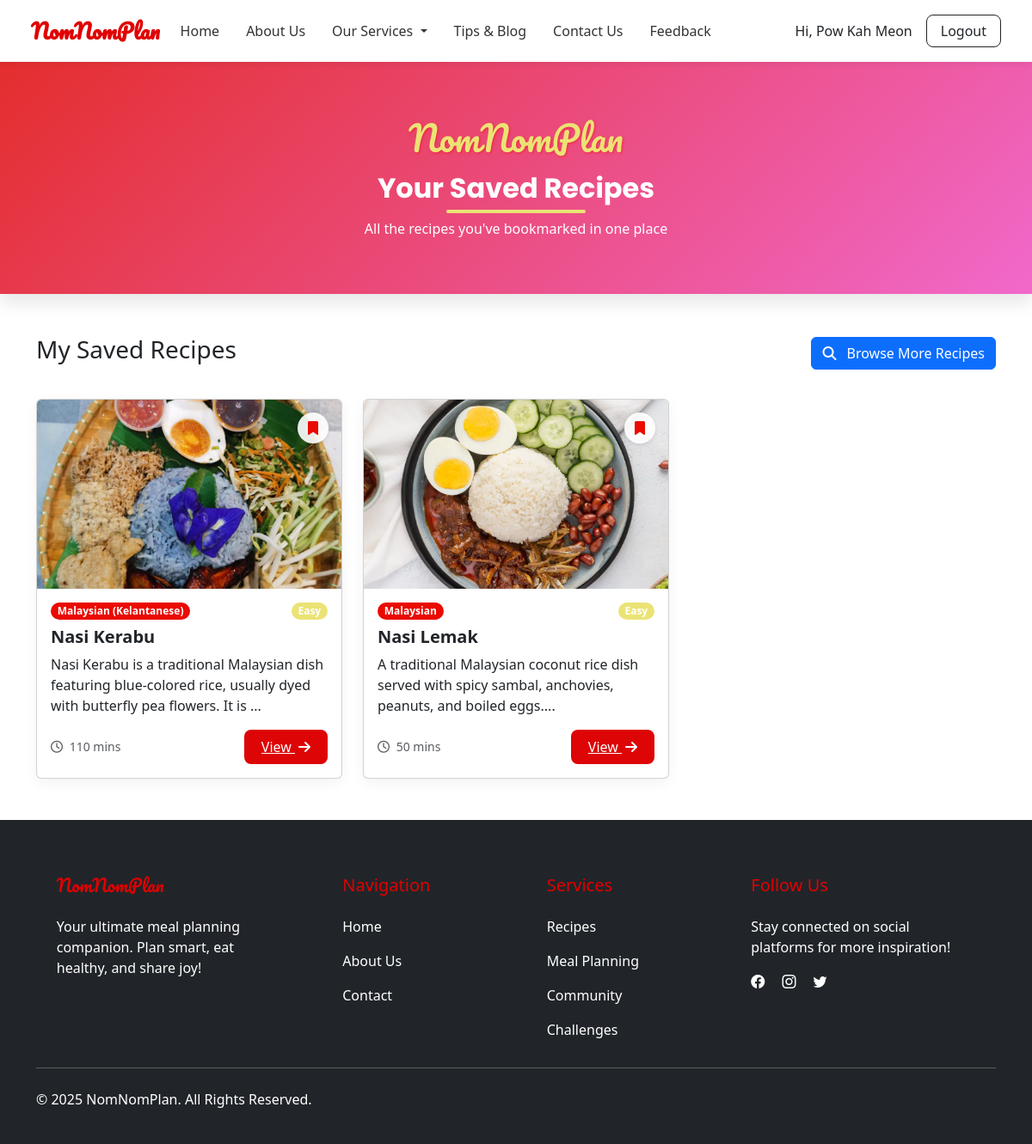
Screenshot of /recipe-modules/saved-recipes.php (signed in) with the database file from the repository.
### tables this page shows
CREATE TABLE `recipes` (
  `id` int(11) NOT NULL,
  `title` varchar(255) NOT NULL,
  `description` text DEFAULT NULL,
  `ingredients` longtext DEFAULT NULL,
  `steps` longtext DEFAULT NULL,
  `cuisine` varchar(100) DEFAULT NULL,
  `prep_time` int(11) DEFAULT NULL,
  `cook_time` int(11) DEFAULT NULL,
  `total_time` int(11) DEFAULT NULL,
  `difficulty` enum('easy','medium','hard') DEFAULT NULL,
  `nutrition` longtext DEFAULT NULL,
  `status` enum('draft','pending','approved','rejected') DEFAULT 'pending',
  `is_public` tinyint(1) DEFAULT 1,
  `view_count` int(11) DEFAULT 0,
  `created_by` int(11) DEFAULT NULL,
  `created_at` timestamp NOT NULL DEFAULT current_timestamp(),
  `updated_at` timestamp NOT NULL DEFAULT current_timestamp() ON UPDATE current_timestamp(),
  `admin_note` text DEFAULT NULL
);

CREATE TABLE `recipe_images` (
  `id` int(11) NOT NULL,
  `recipe_id` int(11) DEFAULT NULL,
  `image_url` text DEFAULT NULL
);

### recipe-modules/saved-recipes.php (the view, shortened to what this page needs)
<?php
require_once '../includes/db.php';
$user_id = $_SESSION['user_id'];
$query = "SELECT r.* FROM recipes r
          JOIN saved_recipes sr ON r.id = sr.recipe_id
          WHERE sr.user_id = ? AND r.is_public = 1 AND r.status = 'approved'
          ORDER BY r.title ASC";
$stmt = $conn->prepare($query);
$stmt->bind_param("i", $user_id);
$stmt->execute();
$saved_recipes = $stmt->get_result();
?>
<!DOCTYPE html>
<html lang="en">
<head>
  <link href="https://cdn.jsdelivr.net/npm/bootstrap@5.3.2/dist/css/bootstrap.min.css" rel="stylesheet">
  <link rel="stylesheet" href="https://cdnjs.cloudflare.com/ajax/libs/font-awesome/6.4.0/css/all.min.css">
</head>
<body>
<?php include '../navbar.php'; ?>
<div class="hero-section">
  <div class="container text-center">
    <h1 class="logo mb-3">NomNomPlan</h1>
    <h2 class="page-title">Your Saved Recipes</h2>
    <p class="text-white">All the recipes you've bookmarked in one place</p>
  </div>
</div>
<div class="container mb-5">
  <div class="section-header">
    <h3>My Saved Recipes</h3>
    <div>
      <a href="list-recipes.php" class="btn btn-primary">
        <i class="fas fa-search me-2"></i> Browse More Recipes
      </a>
    </div>
  </div>
  <div class="row row-cols-1 row-cols-md-2 row-cols-lg-3 g-4">
    <?php if ($saved_recipes->num_rows > 0): ?>
      <?php while ($recipe = $saved_recipes->fetch_assoc()): ?>
        <div class="col">
          <div class="recipe-card card h-100">
            <?php
              $imgStmt = $conn->prepare("SELECT image_url FROM recipe_images WHERE recipe_id = ? LIMIT 1");
              $imgStmt->bind_param("i", $recipe['id']);
              $imgStmt->execute();
              $imgResult = $imgStmt->get_result()->fetch_assoc();
              $imageUrl = $imgResult && !empty($imgResult['image_url'])
                ? '/MEAL-PLANNER-APP/' . ltrim($imgResult['image_url'], '/')
                : '/MEAL-PLANNER-APP/assets/no-image.jpg';
            ?>
            <img src="<?= $imageUrl ?>" class="card-img-top" alt="<?= htmlspecialchars($recipe['title']) ?>">
            <button class="remove-saved-btn" data-recipe-id="<?= $recipe['id'] ?>" title="Remove from saved">
              <i class="fas fa-bookmark"></i>
            </button>
            <div class="card-body">
              <div class="d-flex justify-content-between align-items-start mb-2">
                <span class="badge badge-cuisine rounded-pill"><?= htmlspecialchars($recipe['cuisine']) ?></span>
                <span class="badge badge-difficulty rounded-pill"><?= ucfirst($recipe['difficulty']) ?></span>
              </div>
              <h5 class="card-title"><?= htmlspecialchars($recipe['title']) ?></h5>
              <p class="card-text"><?= htmlspecialchars(substr($recipe['description'], 0, 120)) ?>...</p>
              <div class="d-flex justify-content-between align-items-center mt-auto">
                <small class="text-muted"><i class="far fa-clock me-1"></i> <?= $recipe['prep_time'] + $recipe['cook_time'] ?> mins</small>
                <a href="view-recipe.php?id=<?= $recipe['id'] ?>" class="view-btn">
                  View <i class="fas fa-arrow-right ms-1"></i>
                </a>
              </div>
            </div>
          </div>
        </div>
      <?php endwhile; ?>
    <?php endif; ?>
  </div>
</div>
<?php include '../includes/footer.php'; ?>
</body>
</html>

### recipe-modules/saved-recipes.php (style rules this page uses)
:root { --primary-color: rgb(235, 227, 117); --secondary-color: #ea0a02; --dark-color: #fef9f9; --light-color: #f30a0a; --accent-color: #dd0505; --card-bg: #ffffff; --text-dark: #333; --text-light: #777; }
body { font-family: 'Poppins', sans-serif; background-color: #f8f9fa; color: var(--text-dark); }
.logo { font-family: 'Pacifico', cursive; font-size: 2.5rem; color: var(--primary-color); text-shadow: 1px 1px 3px rgba(253, 0, 0, 0.5); }
.hero-section { background: linear-gradient(135deg, rgb(228, 46, 46) 0%, rgba(241, 103, 202, 0.99) 100%); padding: 4rem 0 3rem; border-radius: 0 0 0px 0px; margin-bottom: 3rem; box-shadow: 0 10px 20px rgba(0,0,0,0.1); }
.page-title { font-family: 'Poppins', sans-serif; font-weight: 700; color: white; margin-bottom: 1rem; position: relative; display: inline-block; }
.page-title:after { content: ''; position: absolute; width: 50%; height: 4px; background: var(--primary-color); bottom: -10px; left: 25%; border-radius: 2px; }
.recipe-card { border: none; border-radius: 12px; overflow: hidden; transition: all 0.3s ease; height: 100%; box-shadow: 0 5px 15px rgba(0,0,0,0.05); background: var(--card-bg); position: relative; }
.card-img-top { height: 220px; object-fit: cover; transition: transform 0.5s ease; }
.card-title { font-weight: 600; color: var(--text-dark); margin-bottom: 0.75rem; }
.badge-cuisine { background-color: var(--secondary-color); color: white; font-weight: 500; }
.badge-difficulty { background-color: var(--primary-color); color: var(--accent-color); font-weight: 500; }
.view-btn { background-color: var(--accent-color); color: white; border: none; border-radius: 8px; padding: 0.5rem 1.25rem; font-weight: 500; transition: all 0.3s; }
.remove-saved-btn { position: absolute; top: 15px; right: 15px; background: rgba(255, 255, 255, 0.9); border: none; width: 36px; height: 36px; border-radius: 50%; display: flex; align-items: center; justify-content: center; cursor: pointer; transition: all 0.3s; z-index: 2; color: var(--secondary-color); box-shadow: 0 2px 5px rgba(0,0,0,0.1); }
.section-header { display: flex; justify-content: space-between; align-items: center; margin-bottom: 2rem; }

### navbar.php (style rules this page uses)
:root { --primary: #e00000; --secondary: rgb(238, 140, 140); }

### rows the page displays
recipes: recipe_images.image_url (picture), cuisine "Malaysian (Kelantanese)", difficulty "Easy", title "Nasi Kerabu", description "Nasi Kerabu is a traditional Malaysian dish featuring blue-colored rice, usually dyed with butterfly pea flowers. It is", $recipe['prep_time'] + $recipe['cook_time'] "110"
recipes: recipe_images.image_url (picture), cuisine "Malaysian", difficulty "Easy", title "Nasi Lemak", description "A traditional Malaysian coconut rice dish served with spicy sambal, anchovies, peanuts, and boiled eggs.", $recipe['prep_time'] + $recipe['cook_time'] "50"

### other values shown
$_SESSION['user_name'] "Pow Kah Meon"
